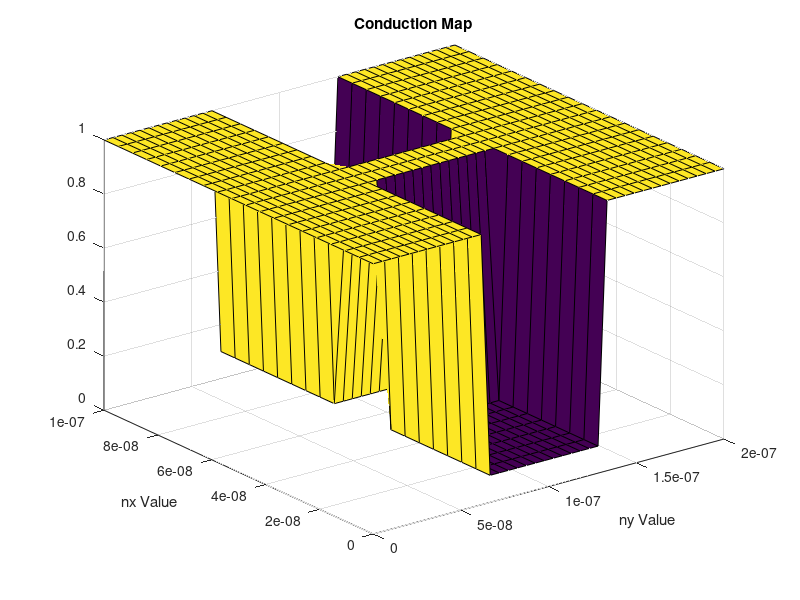
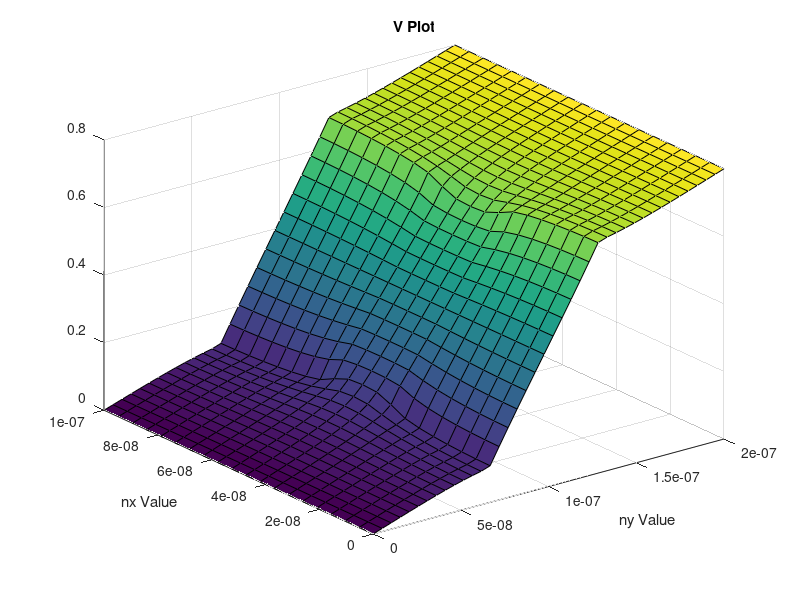
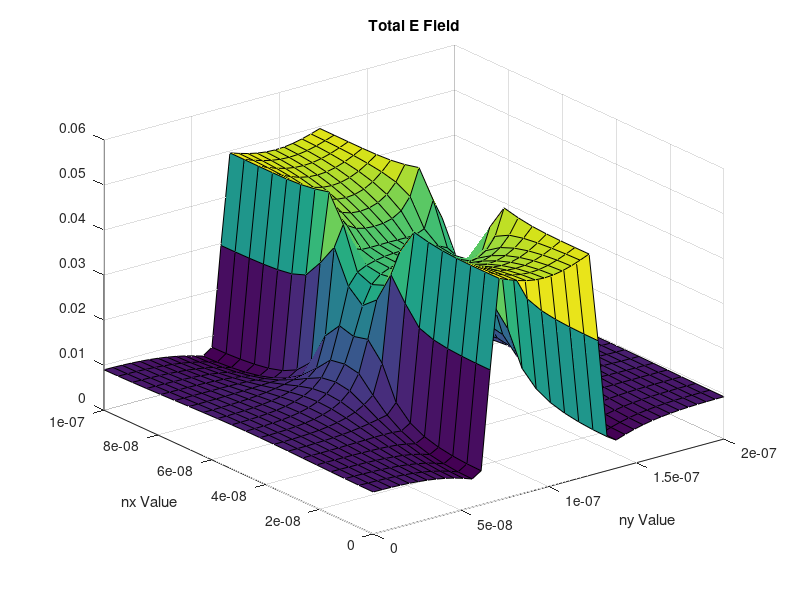
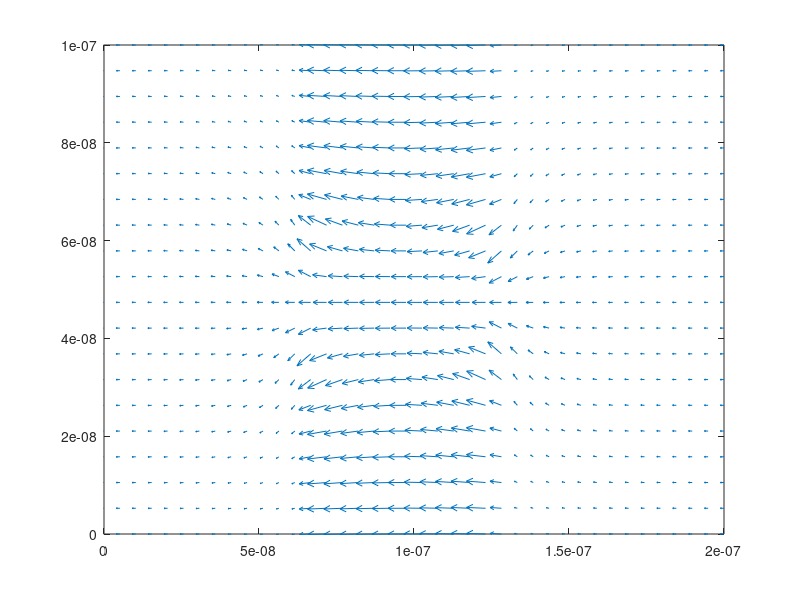

MATLAB code for these plots, in order:
%Part 3

clear
clc

% NumElec = 200;
nx = 20;
ny = 40;
Vx = 0.8;
Vy = 0;
delx = 0.05e-7;
dely = 0.05e-7;
Acond = 1;
Bcond = 10E-2;
oldCurr = 0;

for m = 1:4

G = sparse(nx*ny,nx*ny);
Vv = zeros(nx*ny,1);
V = zeros(nx,ny);
B = zeros((nx*ny),1);

x = linspace(0,2e-7,40);
y = linspace(0,1e-7,20);
[X,Y] = meshgrid(x,y);


%Part 2 from assignment 2

cMap = zeros(nx, ny);

for j = 1:ny
    for i = 1:nx
        cMap(i,j) = Acond;
        if ((j<((2/3)*ny))&&((j>((1/3)*ny))&&(i<((m/9)*nx))))|| ((j<((2/3)*ny))&&((j>((1/3)*ny))&&(i>(nx-(m/9)*nx))))
            cMap(i,j) = Bcond;
        end
    end
end
figure(17)
surf(X,Y,cMap)    
title('Conduction Map')
xlabel('ny Value')
ylabel('nx Value')

%Initialize Left Boundary Conditions
for i = 1:nx*ny
    B(i,1) = 0;
    B(i,ny) = 0;
end
        
%Set diagonal
for j = 1:ny
    for i = 1:nx
        n = i+(j-1)*nx;
        %Set the Boundary Nodes
        if j == 1
            G(n,:) = 0;
            G(n,n) = 1; 
%             B(n,1) = 0;
            
        elseif j == ny
            G(n,:) = 0;
            G(n,n) = 1;
            B(n,1) = Vx;
            
        elseif i == 1
            %Mapping
            nxm = (i)+(j-2)*nx;
            nxp = (i)+(j)*nx;
            nyp = (i+1)+(j-1)*nx;
            G(n,:) = 0;
            G(n,n) = 1;
            B(n,1) = 0;
            
            rxm = ((cMap(i,j) + cMap(i,j-1))/2);
            rxp = ((cMap(i,j) + cMap(i,j+1))/2);            
            ryp = ((cMap(i,j) + cMap(i+1,j))/2);

            G(n,n) = -(rxp+rxm+ryp);
            G(n,nxm) = rxm;
            G(n,nyp) = ryp;
            G(n,nxp) = rxp;
            
        elseif i == nx
            %Mapping
            nym = (i-1)+(j-1)*nx;
            nxp = (i)+(j)*nx;
            nxm = (i)+(j-2)*nx;
            G(n,:) = 0;
            G(n,n) = 1;
            B(n,1) = 0;
            
            rxm = ((cMap(i,j) + cMap(i,j-1))/2);
            rxp = ((cMap(i,j) + cMap(i,j+1))/2);            
            rym = ((cMap(i,j) + cMap(i-1,j))/2);

            G(n,n) = -(rxm+rym+rxp);
            G(n,nym) = rym;
            G(n,nxm) = rxm;
            G(n,nxp) = rxp;            

        else
            %Mapping
            nym = (i-1)+(j-1)*nx;
            nyp = (i+1)+(j-1)*nx;
            nxm = (i)+(j-2)*nx;
            nxp = (i)+(j)*nx;

            rym = ((cMap(i,j) + cMap(i-1,j))/2);
            ryp = ((cMap(i,j) + cMap(i+1,j))/2);            
            rxm = ((cMap(i,j) + cMap(i,j-1))/2);        
            rxp = ((cMap(i,j) + cMap(i,j+1))/2);       
      
   
            G(n,n) = -(rxm+rxp+rym+ryp);
            G(n,nym) = rym;
            G(n,nyp) = ryp;
            G(n,nxm) = rxm;
            G(n,nxp) = rxp; 
            B(n,1) = 0;
            


        end
   
    end
end

Vv = G\B;

for j = 1:ny
    for i = 1:nx
        n = i+(j-1)*nx;
        V(i,j) = Vv(n,1);
    end
end

figure(18)
surf(X,Y,V)
title('V Plot')
xlabel('ny Value')
ylabel('nx Value')



%Gradient of V
for j = 1:ny
    for i = 1:nx
        if j == 1
            Ex(i,j) = (V(i,j+1)-V(i,j));
        elseif j == ny
            Ex(i,j) = (V(i,j)-V(i,j-1));
        else
            Ex(i,j) = (V(i,j+1)-V(i,j-1))*0.5;
        end
        if i == 1
            Ey(i,j) = (V(i+1,j)-V(i,j));
        elseif i == nx
            Ey(i,j) = (V(i,j)-V(i-1,j));
        else
            Ey(i,j) = (V(i+1,j)-V(i-1,j))*0.5;
        end
    end
end

Ex = -Ex;
Ey = -Ey;
% figure(6)
% surf(X,Y,Ex)
% title('Ex Field')
% xlabel('ny Value')
% ylabel('nx Value')

% figure(7)
% surf(X,Y,Ey)
% title('Ey Field')
% xlabel('ny Value')
% ylabel('nx Value')

E = sqrt(Ex.^2+Ey.^2);
figure(19)
surf(X,Y,E)
title('Total E Field')
xlabel('ny Value')
ylabel('nx Value')

eflowx = cMap.*-Ex;
eflowy = cMap.*-Ey;

% figure(9)
% surf(X,Y,eflowx)
% title('Eflow X')
% xlabel('ny Value')
% ylabel('nx Value')
% 
% figure(10)
% surf(X,Y,eflowy)
% title('Eflow Y')
% xlabel('ny Value')
% ylabel('nx Value')


eflow = sqrt(eflowx.^2 + eflowy.^2);

% figure(11)
% surf(X,Y,eflow)
% title('Eflow Total')
% xlabel('ny Value')
% ylabel('nx Value')

C0 = sum(eflowx(1,:));
Cnx = sum(eflowx(nx,:));
Curr = (C0+Cnx)*0.5;

figure(20)
quiver(X,Y,Ex,Ey)
axis ([0 200e-9 0 100e-9])

figure(21)
hold on
plot([(m-1)*2 (m)*2],[oldCurr Curr], 'k')
title('Average Current at Different Bottleneck Widths')
xlabel('Bottleneck Portion of 10')
ylabel('Current (A)')
hold off

oldCurr = Curr;

pause(1)
end
